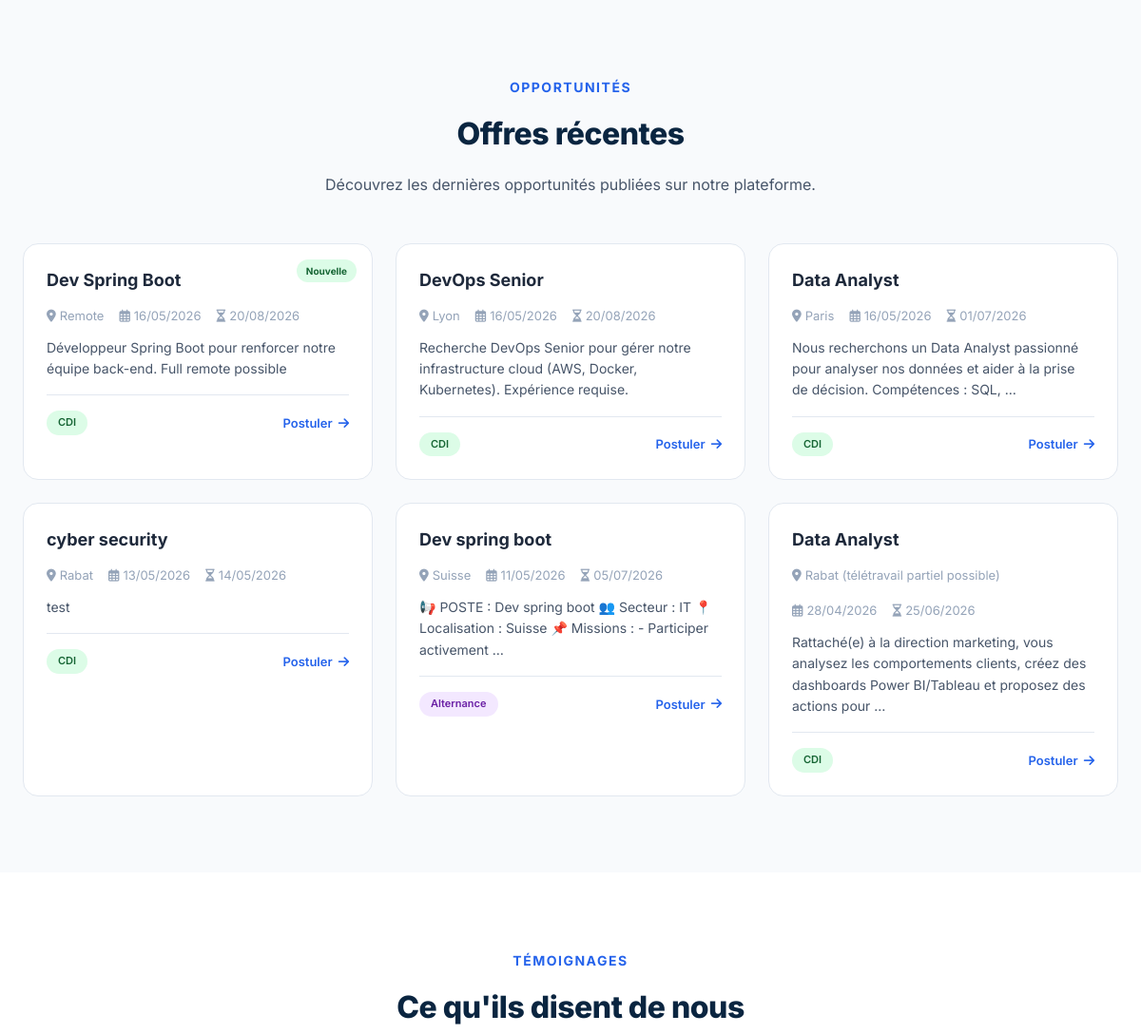
Before: / (middle part) with the older database file.
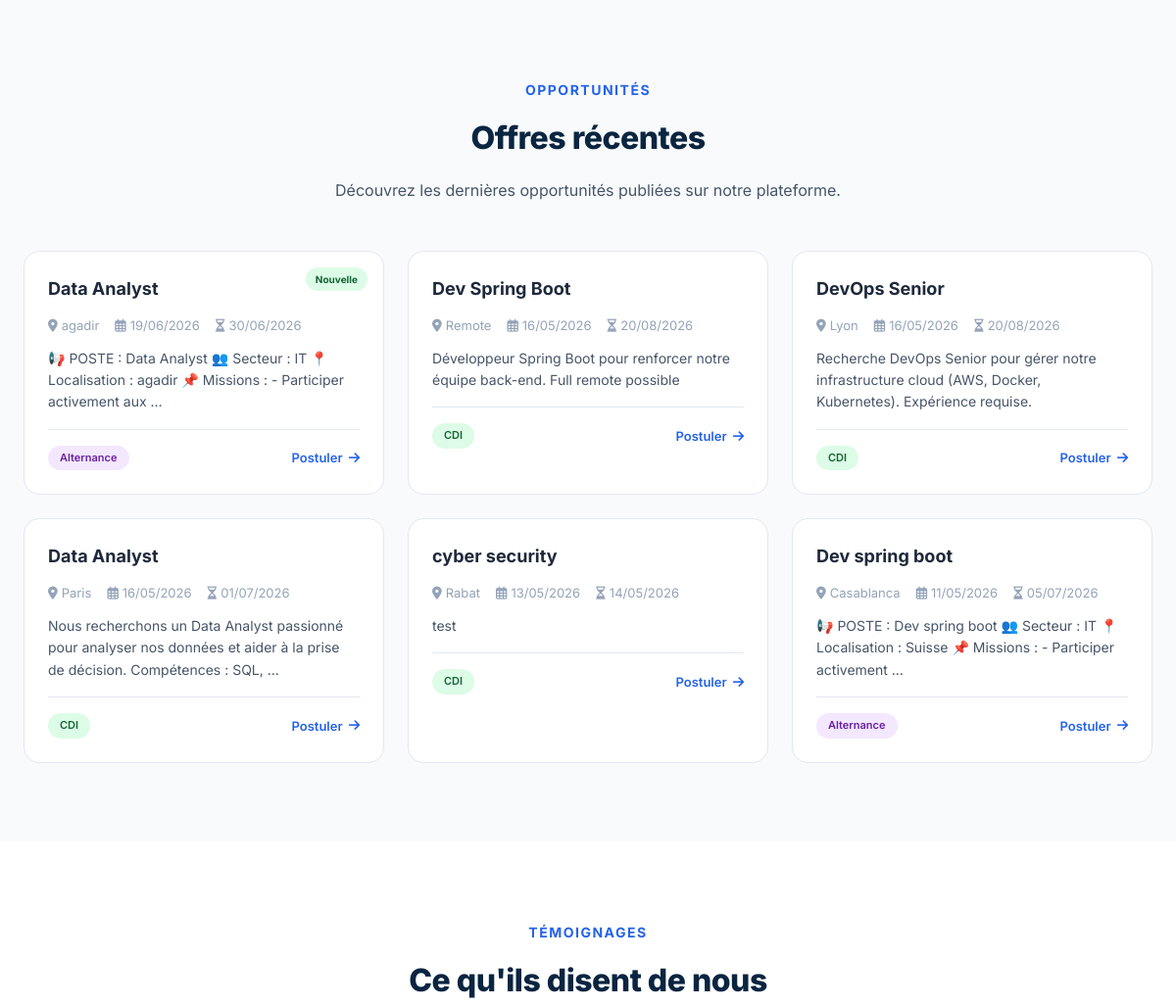
After: the same page with the newer database file.
### candidature/models.py (models this page shows, shortened)
class Offre(models.Model):
    CONTRAT_CHOICES = [
        ('CDI', 'CDI'),
        ('CDD', 'CDD'),
        ('Stage', 'Stage'),
        ('Alternance', 'Alternance'),
    ]
    titre = models.CharField(max_length=200)
    description = models.TextField()
    lieu = models.CharField(max_length=100)
    type_contrat = models.CharField(max_length=20, choices=CONTRAT_CHOICES, default='CDI')
    datePublication = models.DateTimeField(auto_now_add=True)
    date_expiration = models.DateField(null=True, blank=True)
    recruteur = models.ForeignKey(Recruteur, on_delete=models.CASCADE, related_name='offres')

### candidature/views.py (the view)
# urls.py: path('', views.accueil, name='accueil'),
def accueil(request):
    offres = Offre.objects.all().order_by('-datePublication')[:6]
    return render(request, 'candidature/accueil.html', {'offres': offres})

### candidature/context_processors.py (called while the page is built)
def notifications_context(request):
    if request.user.is_authenticated:
        return {
            'unread_messages': Message.objects.filter(destinataire=request.user, lu=False).count(),
            'unread_notifications': Notification.objects.filter(utilisateur=request.user, lu=False).count(),
        }
    return {'unread_messages': 0, 'unread_notifications': 0}

### candidature/templates/candidature/accueil.html (shortened to what this page needs)
<!DOCTYPE html>
<html lang="fr">
<head>
    <link rel="stylesheet" href="https://cdnjs.cloudflare.com/ajax/libs/font-awesome/6.0.0-beta3/css/all.min.css">
</head>
<body>
<section id="offres" class="section">
    <div class="container">
        <div style="text-align:center;margin-bottom:48px;">
            <div class="section-label">Opportunités</div>
            <h2 class="section-title">Offres récentes</h2>
            <p class="section-sub" style="margin:0 auto;">Découvrez les dernières opportunités publiées sur notre plateforme.</p>
        </div>
        <div class="offers-grid">
            {% for offre in offres|slice:":6" %}
            <div class="offer-card">
                {% if forloop.first %}<span class="offer-new">Nouvelle</span>{% endif %}
                <div class="offer-title">{{ offre.titre }}</div>
                <div class="offer-meta">
                    <span><i class="fas fa-map-marker-alt"></i> {{ offre.lieu }}</span>
                    <span><i class="far fa-calendar-alt"></i> {{ offre.datePublication|date:"d/m/Y" }}</span>
                    {% if offre.date_expiration %}<span><i class="far fa-hourglass"></i> {{ offre.date_expiration|date:"d/m/Y" }}</span>{% endif %}
                </div>
                <div class="offer-desc">{{ offre.description|truncatewords:20 }}</div>
                <div class="offer-footer">
                    <span class="offer-badge {% if offre.type_contrat == 'CDI' %}cdi{% elif offre.type_contrat == 'CDD' %}cdd{% elif offre.type_contrat == 'Stage' %}stage{% elif offre.type_contrat == 'Alternance' %}alternance{% endif %}">{{ offre.type_contrat }}</span>
                    <a href="{% url 'connexion' %}" class="offer-link">Postuler <i class="fas fa-arrow-right"></i></a>
                </div>
            </div>
            {% empty %}
            <p>Aucune offre disponible pour le moment.</p>
            {% endfor %}
        </div>
    </div>
</section>
<section id="avis" class="section" style="background:var(--surface);">
    <div class="container">
        <div style="text-align:center;margin-bottom:48px;">
            <div class="section-label">Témoignages</div>
            <h2 class="section-title">Ce qu'ils disent de nous</h2>
        </div>
    </div>
</section>
</body>
</html>

Changed rows visible on the page:
no longer on this page (row unchanged): Offre: titre "Data Analyst", lieu "Rabat (télétravail partiel possible)", datePublication "28/04/2026", date_expiration "25/06/2026", description "Rattaché(e) à la direction marketing, vous analysez les comportements clients, créez des dashboards Power BI/Tableau et proposez des actions pour …", type_contrat "CDI"
added Offre: shows "Nouvelle", titre "Data Analyst", lieu "agadir", datePublication "19/06/2026", date_expiration "30/06/2026", description "📢 POSTE : Data Analyst 👥 Secteur : IT 📍 Localisation : agadir 📌 Missions : - Participer activement aux …", type_contrat "Alternance"
shown differently, row unchanged: Offre "Dev Spring Boot": no longer shows "Nouvelle"
changed Offre "Dev spring boot": lieu "Suisse" → "Casablanca"
